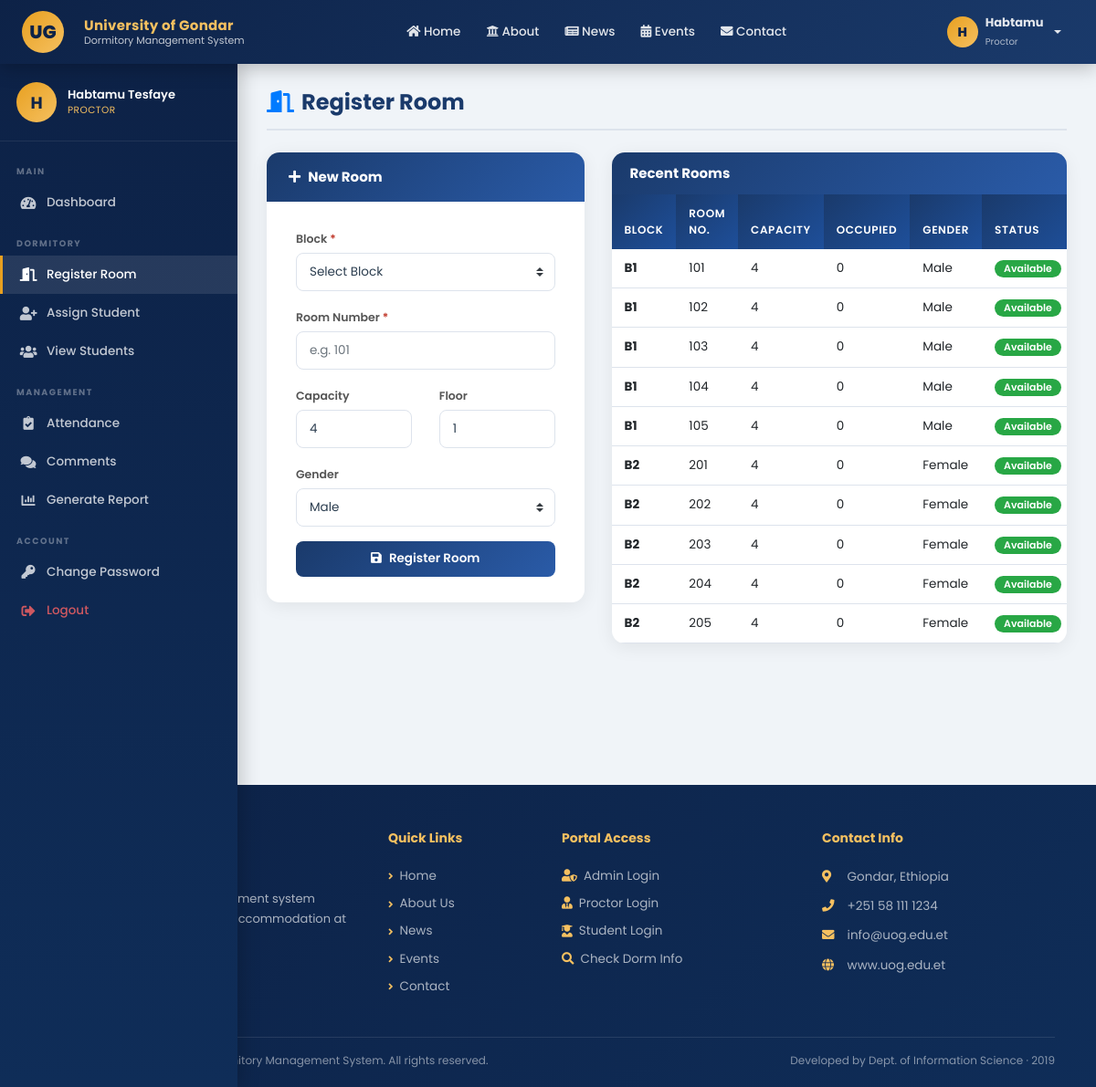
/proctor/register-room.php (signed in), run on the app's committed database.
### tables this page shows
CREATE TABLE IF NOT EXISTS rooms (
    id          INT AUTO_INCREMENT PRIMARY KEY,
    block_id    INT NOT NULL,
    room_number VARCHAR(20) NOT NULL,
    capacity    INT NOT NULL DEFAULT 4,
    occupied    INT DEFAULT 0,
    gender      ENUM('Male','Female') DEFAULT 'Male',
    floor_no    INT DEFAULT 1,
    status      ENUM('available','full','maintenance') DEFAULT 'available',
    created_at  TIMESTAMP DEFAULT CURRENT_TIMESTAMP,
    UNIQUE KEY unique_room (block_id, room_number),
    FOREIGN KEY (block_id) REFERENCES blocks(id) ON DELETE CASCADE
);

CREATE TABLE IF NOT EXISTS blocks (
    id              INT AUTO_INCREMENT PRIMARY KEY,
    block_number    VARCHAR(20) NOT NULL UNIQUE,
    block_name      VARCHAR(100),
    capacity        INT NOT NULL DEFAULT 0,
    gender          ENUM('Male','Female','Mixed') DEFAULT 'Mixed',
    proctor_id      INT,
    description     TEXT,
    status          ENUM('active','inactive') DEFAULT 'active',
    created_at      TIMESTAMP DEFAULT CURRENT_TIMESTAMP,
    FOREIGN KEY (proctor_id) REFERENCES users(id) ON DELETE SET NULL
);

### proctor/register-room.php (the view, shortened to what this page needs)
<?php
require_once '../includes/config.php';
$rooms  = $conn->query("SELECT r.*,b.block_number FROM rooms r JOIN blocks b ON r.block_id=b.id ORDER BY b.block_number,r.room_number LIMIT 20");
?>
<?php require_once '../includes/header.php'; ?>
<div class="dash-wrapper">
<?php require_once '../includes/sidebar_proctor.php'; ?>
<div class="dash-content">
  <div class="page-header"><div><h3><i class="fas fa-door-open mr-2 text-primary"></i>Register Room</h3></div></div>
  <div class="row">
    <div class="col-lg-5 mb-4">
      <div class="form-card">
        <div class="form-card-header"><i class="fas fa-plus mr-2"></i>New Room</div>
        <div class="form-card-body">
          <form method="POST">
            <div class="form-group"><label class="required">Block</label><select name="block_id" class="form-control custom-select" required><option value="">Select Block</option></select></div>
            <div class="form-group"><label class="required">Room Number</label><input type="text" name="room_number" class="form-control" placeholder="e.g. 101" required></div>
            <div class="row">
              <div class="col-6"><div class="form-group"><label>Capacity</label><input type="number" name="capacity" class="form-control" value="4" min="1" max="10"></div></div>
              <div class="col-6"><div class="form-group"><label>Floor</label><input type="number" name="floor_no" class="form-control" value="1" min="1"></div></div>
            </div>
            <div class="form-group"><label>Gender</label><select name="gender" class="form-control custom-select"><option value="Male">Male</option><option value="Female">Female</option></select></div>
            <button type="submit" class="btn btn-primary btn-block"><i class="fas fa-save mr-2"></i>Register Room</button>
          </form>
        </div>
      </div>
    </div>
    <div class="col-lg-7">
      <div class="table-card">
        <div class="table-header"><h5>Recent Rooms</h5></div>
        <div class="table-responsive">
          <table class="table">
            <thead><tr><th>Block</th><th>Room No.</th><th>Capacity</th><th>Occupied</th><th>Gender</th><th>Status</th></tr></thead>
            <tbody>
              <?php while($r=$rooms->fetch_assoc()): ?>
              <tr>
                <td><strong><?php echo htmlspecialchars($r['block_number']); ?></strong></td>
                <td><?php echo htmlspecialchars($r['room_number']); ?></td>
                <td><?php echo $r['capacity']; ?></td>
                <td><?php echo $r['occupied']; ?></td>
                <td><?php echo htmlspecialchars($r['gender']); ?></td>
                <td><span class="badge badge-<?php echo $r['status']==='available'?'success':'warning'; ?>"><?php echo ucfirst($r['status']); ?></span></td>
              </tr>
              <?php endwhile; ?>
            </tbody>
          </table>
        </div>
      </div>
    </div>
  </div>
</div>
</div>
<?php require_once '../includes/footer.php'; ?>

### css/style.css (style rules this page uses)
:root { --primary: #1a3a6b; --primary-dk: #0d2247; --accent: #e8a020; --accent-lt: #f5c060; --success: #27ae60; --danger: #c0392b; --info: #2980b9; --light-bg: #f0f4f8; --white: #ffffff; --text: #2c3e50; --muted: #7f8c8d; --border: #dde3ec; --sidebar-w: 260px; }
* { box-sizing: border-box; }
body { font-family: 'Poppins', sans-serif; background: var(--light-bg); color: var(--text); margin: 0; }
.dash-wrapper { display: flex; min-height: calc(100vh - 70px); }
.dash-content { margin-left: var(--sidebar-w); flex: 1; padding: 28px 32px; background: var(--light-bg); min-height: calc(100vh - 70px); }
.page-header { display: flex; align-items: center; justify-content: space-between; margin-bottom: 24px; padding-bottom: 14px; border-bottom: 2px solid var(--border); }
.page-header h3 { font-size: 1.5rem; font-weight: 700; color: var(--primary); margin: 0; }
.table-card { background: var(--white); border-radius: 14px; box-shadow: 0 4px 20px rgba(0,0,0,.07); overflow: hidden; }
.table-card .table-header { background: linear-gradient(135deg, var(--primary), #2a5ba8); padding: 14px 20px; display: flex; align-items: center; justify-content: space-between; }
.table-card .table-header h5 { color: #fff; font-weight: 700; margin: 0; font-size: 15px; }
.table { margin: 0; }
.table thead th { background: linear-gradient(135deg, var(--primary), #1e4f9a); color: #fff; font-size: 12px; font-weight: 600; text-transform: uppercase; letter-spacing: .6px; padding: 12px 14px; border: none; }
.table tbody tr { border-bottom: 1px solid var(--border); transition: background .15s; }
.table tbody td { padding: 11px 14px; font-size: 13.5px; vertical-align: middle; border: none; }
.form-card { background: var(--white); border-radius: 14px; box-shadow: 0 4px 20px rgba(0,0,0,.07); overflow: hidden; }
.form-card .form-card-header { background: linear-gradient(135deg, var(--primary), #2a5ba8); padding: 16px 24px; color: #fff; font-size: 15px; font-weight: 700; }
.form-card .form-card-body { padding: 28px 32px; }
.form-group label { font-size: 12.5px; font-weight: 600; color: #555; margin-bottom: 5px; }
.form-control, .custom-select { border: 1.5px solid var(--border); border-radius: 8px; padding: 10px 14px; font-size: 13.5px; color: var(--text); transition: border-color .2s, box-shadow .2s; height: auto; }
.required::after { content: ' *'; color: var(--danger); }
.btn { font-weight: 600; font-size: 13.5px; border-radius: 8px; padding: 9px 20px; transition: all .2s; }
.btn-primary { background: linear-gradient(135deg, var(--primary), #2a5ba8); border: none; }
.badge { font-weight: 600; font-size: 11px; padding: 4px 10px; border-radius: 20px; }

### data on the page
rooms: block.block_number "B1", room_number "101", capacity "4", occupied "0", gender "Male", status "Available"
rooms: block.block_number "B1", room_number "102", capacity "4", occupied "0", gender "Male", status "Available"
rooms: block.block_number "B1", room_number "103", capacity "4", occupied "0", gender "Male", status "Available"
rooms: block.block_number "B1", room_number "104", capacity "4", occupied "0", gender "Male", status "Available"
rooms: block.block_number "B1", room_number "105", capacity "4", occupied "0", gender "Male", status "Available"
rooms: block.block_number "B2", room_number "201", capacity "4", occupied "0", gender "Female", status "Available"
rooms: block.block_number "B2", room_number "202", capacity "4", occupied "0", gender "Female", status "Available"
rooms: block.block_number "B2", room_number "203", capacity "4", occupied "0", gender "Female", status "Available"
rooms: block.block_number "B2", room_number "204", capacity "4", occupied "0", gender "Female", status "Available"
rooms: block.block_number "B2", room_number "205", capacity "4", occupied "0", gender "Female", status "Available"

### other printed values
substr($currentUser['fname'],0,1) "H"
$currentUser['fname'] "Habtamu"
str_replace('_',' ',$currentUser['user_type']) "Proctor"
$currentUser['fname'].' '.$currentUser['lname'] "Habtamu Tesfaye"
